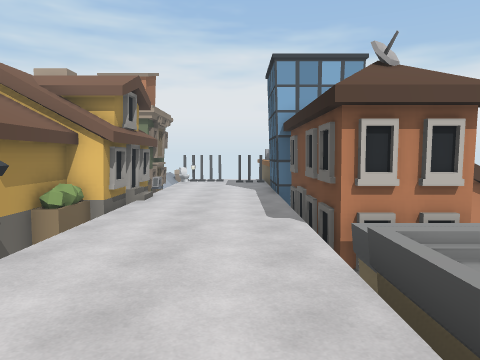
View 1 (above)

16 first-person views from a walk through a scene from a Unity 3-D project. The camera is 1.5 m above the floor, tilts 4° down and sees 70° across. The floor is counted in squares, 1 m on a side. Each view is taken from the middle of a square. On the plan, view 1 faces up. The plan holds only what a view shows up to about 16 squares ahead; the rest is blank. The place goes on beyond the plan. The player character is not drawn. Some animated figures are left out.

View 2
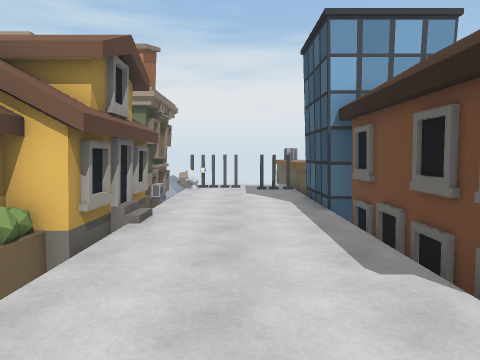

View 3
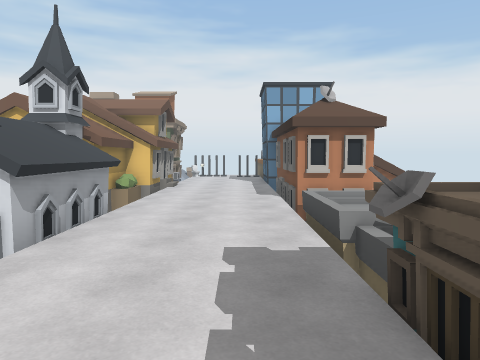

View 4
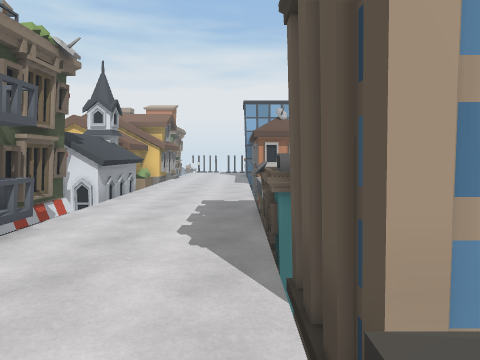

View 5
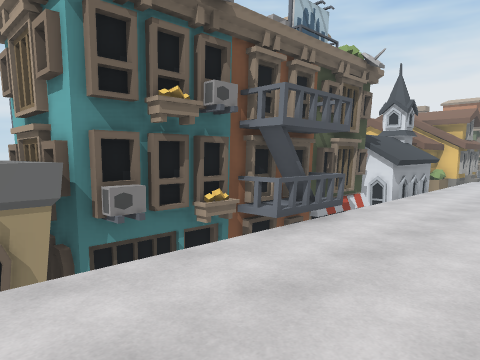

View 6
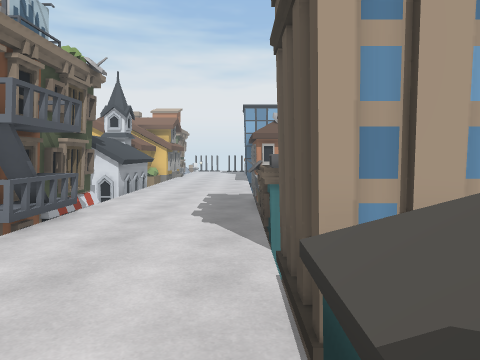

View 7
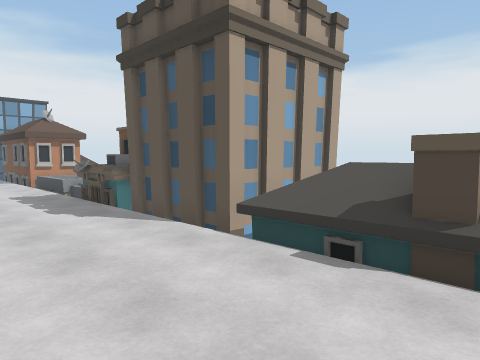

View 8
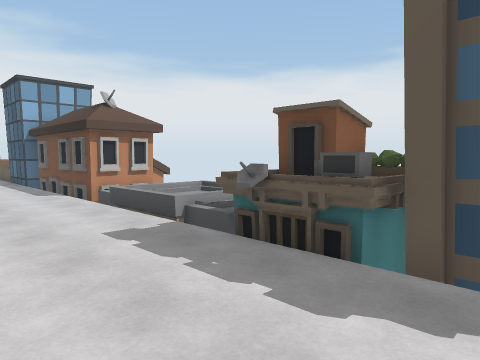

View 9
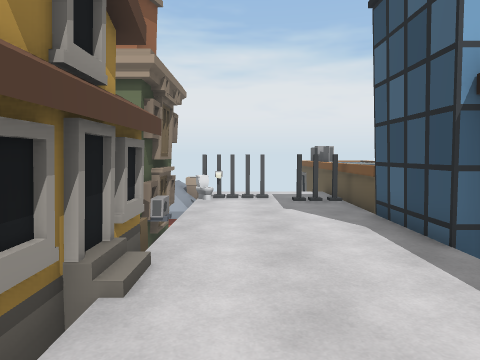

View 10
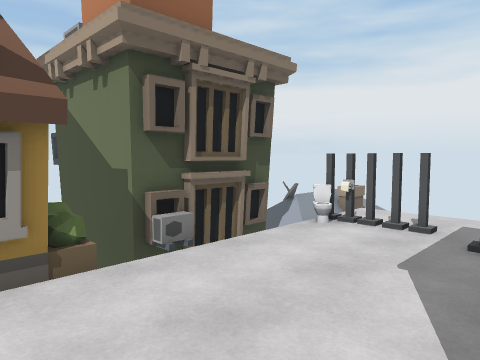

View 11
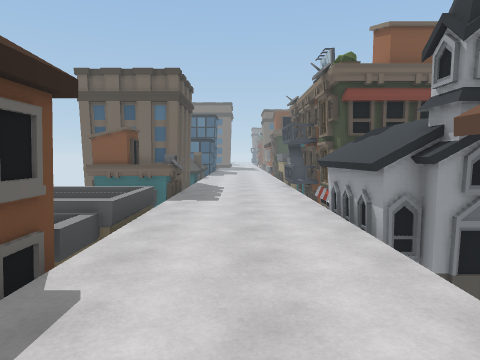

View 12
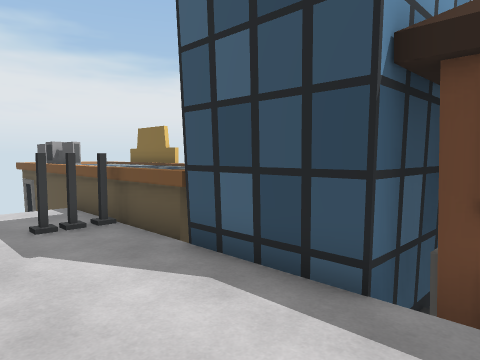

View 13
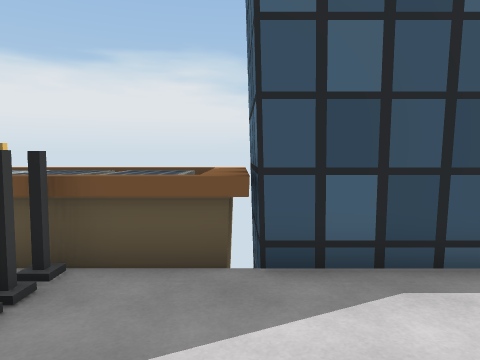

View 14
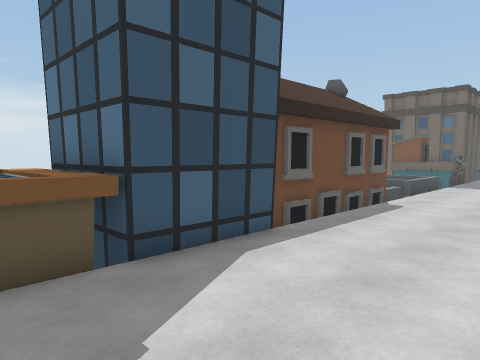

View 15
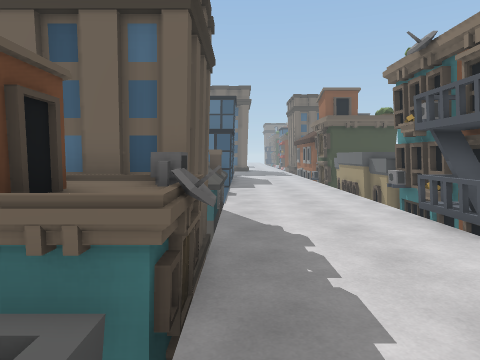

View 16
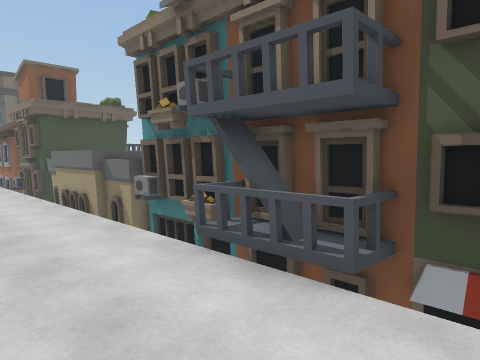

### Floor plan
Key: @ floor where view 1 was taken; # wall or solid block; x gap in a wall; . main floor; : floor 0.25 m higher than the main floor; + floor 0.5 m higher than the main floor; ^ raised ledge; v drop or lower ground; H house; O other object.
Columns run from 6 left of view 1 to 4 right of it. Each row starts with its distance up from view 1.
 20    OOO. ^^
 19   x....O^^
 18   #.....^^^
 17   #.....^^^
 16 ^^x.....^
 15 HHH.....^
 14 HHH.....###
 13   H.....HH
 12 HHH.....HH
 11 HHH.....HH
 10 HHH.....HH
  9 HHH.....HH
  8 HHH.....HHH
  7  H .....HHH
  6  HO.....vHH
  5 OOO.....v.
  4  OO.....+:
  3  OO.....+:
  2  OO.....+:
  1  OO.....v:
  0  ##...@.v.
 -1  ##.....OOO
 -2   #....OOOO
 -3   #.....OOO
 -4   #.....OOO
 -5   #.....#
 -6   #.....#
 -7   #.....#
 -8   #.....#
 -9  ##.....HHH
-10 ###.....H
-11 ^^^.....HH
-12 ##^.....HH
-13   ^.....H
-14   ^.....H

Positions as (right, up) in squares from view 1, and headings:
1: (0, 0), facing up
2: (-1, 4), facing up
3: (0, -5), facing up
4: (1, -11), facing up
5: (1, -12), facing up-left
6: (1, -13), facing up
7: (-3, -14), facing up-right
8: (-3, -6), facing up-right
9: (-2, 8), facing up
10: (1, 13), facing up-left
11: (-1, 12), facing down
12: (-2, 12), facing up-right
13: (-3, 17), facing right
14: (-3, 19), facing down-right
15: (1, 2), facing down
16: (0, -2), facing down-left
